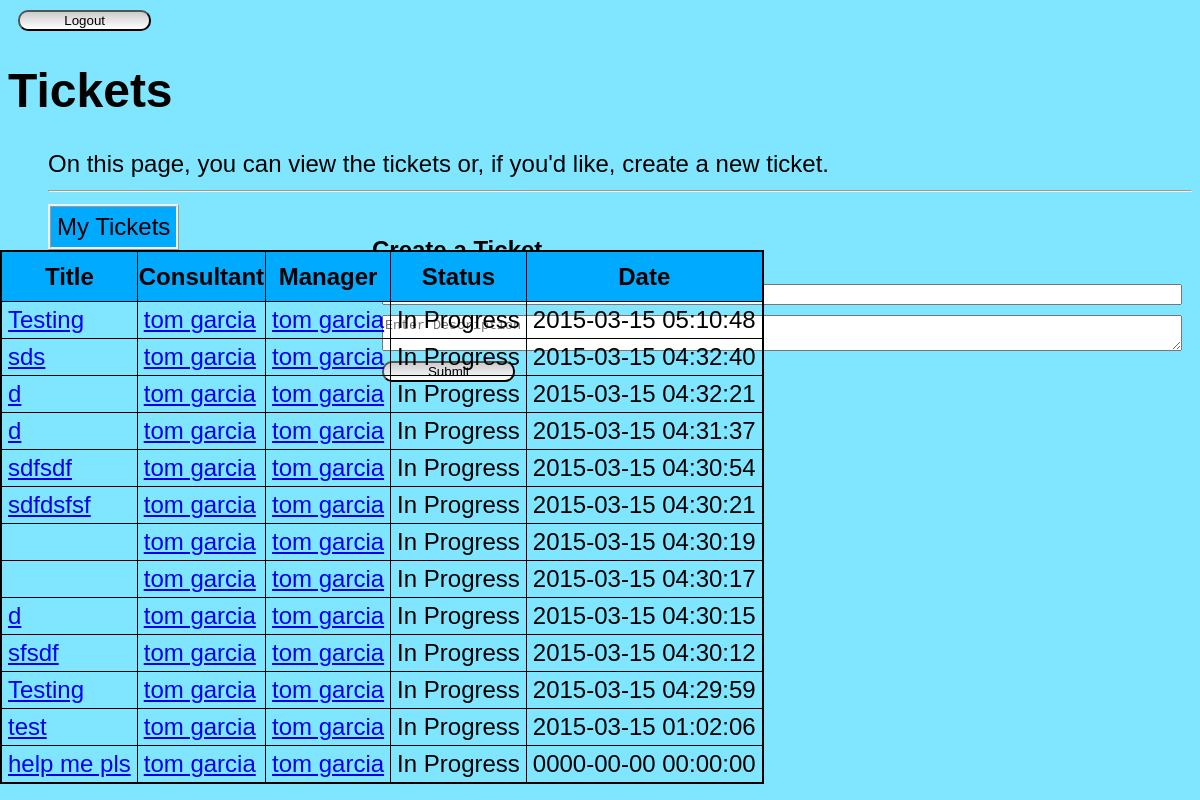
The page /tickets/list.php (signed in) on the database its author committed.
### tables this page shows
CREATE TABLE `tickets` (
  `id` int(11) NOT NULL AUTO_INCREMENT,
  `user` int(11) DEFAULT NULL,
  `consultant` int(11) DEFAULT NULL,
  `manager` int(11) DEFAULT NULL,
  `description` text NOT NULL,
  `status` int(11) DEFAULT NULL,
  `date` timestamp NOT NULL DEFAULT CURRENT_TIMESTAMP,
  `title` varchar(255) NOT NULL,
  PRIMARY KEY (`id`),
  KEY `user` (`user`),
  KEY `consultant` (`consultant`),
  KEY `manager` (`manager`),
  KEY `status` (`status`),
  CONSTRAINT `tickets_ibfk_1` FOREIGN KEY (`user`) REFERENCES `users` (`id`),
  CONSTRAINT `tickets_ibfk_2` FOREIGN KEY (`consultant`) REFERENCES `users` (`id`),
  CONSTRAINT `tickets_ibfk_3` FOREIGN KEY (`manager`) REFERENCES `users` (`id`),
  CONSTRAINT `tickets_ibfk_4` FOREIGN KEY (`status`) REFERENCES `statuses` (`id`)
);

CREATE TABLE `users` (
  `id` int(11) NOT NULL AUTO_INCREMENT,
  `first` varchar(255) NOT NULL,
  `last` varchar(255) NOT NULL,
  `position` int(11) DEFAULT NULL,
  `email` varchar(255) NOT NULL,
  `room` int(11) NOT NULL,
  `hash` varchar(255) DEFAULT NULL,
  `username` varchar(25) DEFAULT NULL,
  PRIMARY KEY (`id`),
  KEY `position` (`position`),
  CONSTRAINT `users_ibfk_1` FOREIGN KEY (`position`) REFERENCES `positions` (`id`)
);

### database/user.php (called while the page is built, shortened)
<?php
require_once(dirname(__FILE__) . "/ticket.php");
class User implements JsonSerializable {
    private static $db = null;
    private static $config = null;
    private $id;
    private $first;
    private $last;
    private $tickets;
    public function __construct($idOrUsername) {
        if(is_numeric($idOrUsername)) {
            $query = User::$db->prepare(
                 'SELECT id, first, last,
                  email, room, position,
                  username, hash
                  FROM users
                  WHERE users.id = :id');
            $query->bindValue(':id', $idOrUsername);
        }
        else {
            $query = User::$db->prepare(
                 'SELECT id, first, last,
                  email, room, position,
                  username, hash
                  FROM users
                  WHERE users.username = :name');
            $query->bindValue(':name', $idOrUsername);
        }
        $query->execute();
        $results = $query->fetch();
        $this->id = $results['id'];
        $this->first = $results['first'];
        $this->last = $results['last'];
    }
    public function getHTML() {
        return User::$config['root_directory'] . '/users/view.php?id=' . $this->id;
    }
    public static function init($config, $db) {
        User::$config = $config;
        User::$db = $db;
    }
    public function getFirst() {
        return $this->first;
    }
    public function getLast() {
        return $this->last;
    }
    public function getName() {
        return $this->getFirst() . ' ' . $this->getLast();
    }
    public function getTickets() {
        if(!isset($this->tickets)) {
            $query = User::$db->prepare("SELECT id
                                  FROM tickets
                                  WHERE tickets.user = :id
                                  ORDER BY tickets.date DESC");
            $query->bindValue(':id', $this->id);
            $query->execute();
            $results = $query->fetchAll();
            $this->tickets = array();
            foreach($results as $result) {
                array_push($this->tickets, new Ticket($result['id']));
            }
        }
        return $this->tickets;
    }
}
?>

### database/ticket.php (called while the page is built, shortened)
<?php
require_once(dirname(__FILE__) . "/user.php");
require_once(dirname(__FILE__) . "/status.php");
class Ticket implements JsonSerializable {
    private static $db = null;
    private static $config = null;
    private $id;
    private $title;
    private $status;
    private $date;
    private $cid;
    private $mid;
    private $manager;
    private $consultant;
    public function __construct($id) {
        $this->id = $id;
        $query = Ticket::$db->prepare(
                 'SELECT tickets.title as title, tickets.date, tickets.description,
                  tickets.status AS status,
                  users.id AS uid, users.first AS ufirst, users.last AS ulast,
                  consultants.id AS cid, consultants.first AS cfirst, consultants.last AS clast,
                  managers.id AS mid, managers.first AS mfirst, managers.last AS mlast
                  FROM tickets
                  LEFT JOIN users ON tickets.user = users.id
                  LEFT JOIN users consultants ON tickets.consultant = consultants.id
                  LEFT JOIN users managers ON tickets.manager = managers.id
                  WHERE tickets.id = :id');
        $query->bindValue(':id', $this->id);
        $query->execute();
        $results = $query->fetch();
        $this->title = $results['title'];
        $this->status = $results['status'];
        $this->date = $results['date'];
        $this->cid = $results['cid'];
        $this->mid = $results['mid'];
    }
    public static function init($config, $db) {
        Ticket::$config = $config;
        Ticket::$db = $db;
    }
    public function getHTML() {
        return Ticket::$config['root_directory'] . '/tickets/view.php?id=' . $this->id;
    }
    public function getTitle() {
        return $this->title;
    }
    public function getStatus() {
        return Status::toString($this->status);
    }
    public function getDate() {
        return $this->date;
    }
    public function getConsultantID() {
        return $this->cid;
    }
    public function getConsultant() {
        if(!isset($this->consultant))
            $this->consultant = new User($this->getConsultantID());
        return $this->consultant;
    }
    public function getManagerID() {
        return $this->mid;
    }
    public function getManager() {
        if(!isset($this->manager))
            $this->manager = new User($this->getManagerID());
        return $this->manager;
    }
}
?>

### database/status.php (called while the page is built, shortened)
<?php
abstract class Status {
    public static function toString($id) {
        $strings = [Status::InProgress => "In Progress",
                    Status::Completed => "Completed"];
        return $strings[$id];
    }
}
?>

### tickets/list.php (the view, shortened to what this page needs)
<?php
    require_once("../database/user.php");
    $user = new User($_SESSION['username']);
    function createTable($tickets, $userColumn = true, $consultantColumn = true, $managerColumn = true) {
        $str =
        '<table class="tab-content">
            <tr>
                <th>Title</th>';
        if($consultantColumn)
                $str .= '<th>Consultant</th>';
        if($managerColumn)
                $str .= '<th>Manager</th>';
        $str .= '<th>Status</th>
                 <th>Date</th>
            </tr>';
        foreach($tickets as $ticket){
            $str .= "<tr>
                <td><a href={$ticket->getHTML()}>{$ticket->getTitle()}</a></td>";
            if($consultantColumn)
                $str .= "<td><a href={$ticket->getConsultant()->getHTML()}>{$ticket->getConsultant()->getName()}</a></td>";
            if($managerColumn)
                $str .= "<td><a href={$ticket->getManager()->getHTML()}>{$ticket->getManager()->getName()}</a></td>";
            $str .= "<td>{$ticket->getStatus()}</td>
                <td>{$ticket->getDate()}</td>
                </tr>";
        }
        return $str . '</table>';
    }
?>
<html>
    <head>
        <link rel="stylesheet" href="../css/style.css">
    </head>
    <body>
        <?php include("../header.php") ?>
        <h1>Tickets</h1>
        <ul class="tabs">
            On this page, you can view the tickets or, if you'd like, create a new ticket.<hr>
                <li>
                    <label for="myTab">My Tickets</label>
                    <?php echo createTable($user->getTickets(), false, true, true);?>
                </li>
        </ul>
        <div id="ticket-form">
        <h2>Create a Ticket</h2>
        <form action="create.php" method="post">
            <input name="title" type ="text" placeholder="Enter Title"></input>
            <textarea name="description" placeholder="Enter Description"></textarea>
            <button class="submit" type="submit" >Submit</button>
        </form>
        </div>
    </body>
</html>

### css/style.css (style rules this page uses)
h1 { font-size: 48px; color:black padding:5px; }
h2 { font-size: 24px; color:black; }
body { font-size: 24px; font-family: Tahoma, Verdana, Arial, Helvetica, sans-serif; background-color: #80E6FF; }
td { padding: 4px 6px; }
table, th, td { border: 1px ridge black; font-size: 24px; }
table { border-collapse: collapse; }
th { height: 50px; background-color: #00AAFF; color: black; }
form * { display: block; width: 800px; margin: 10px; }
#ticket-form { float: right; }
[type="submit"] { width: 10em; border-radius: 10px; background-color: #CCCCCC; background: linear-gradient(180deg, #CCCCCC, #FFFFFF); }
.tabs { list-style: none; }
.tabs li { float: left; }
.tabs label { display: block; padding: 6px; border-style: ridge; cursor: pointer; }
.tab-content { position: absolute; left: 0; display: none; }
[id$="Tab"]:checked ~ label { background-color: #00AAFF; }
[id$="Tab"]:checked ~ .tab-content { display: block; }

### rows shown on the page
tickets: title "Testing", consultant.last "tom garcia", status "In Progress", date "2015-03-15 05:10:48"
tickets: title "sds", consultant.last "tom garcia", status "In Progress", date "2015-03-15 04:32:40"
tickets: title "d", consultant.last "tom garcia", status "In Progress", date "2015-03-15 04:32:21"
tickets: title "d", consultant.last "tom garcia", status "In Progress", date "2015-03-15 04:31:37"
tickets: title "sdfsdf", consultant.last "tom garcia", status "In Progress", date "2015-03-15 04:30:54"
tickets: title "sdfdsfsf", consultant.last "tom garcia", status "In Progress", date "2015-03-15 04:30:21"
tickets: consultant.last "tom garcia", status "In Progress", date "2015-03-15 04:30:19"
tickets: consultant.last "tom garcia", status "In Progress", date "2015-03-15 04:30:17"
tickets: title "d", consultant.last "tom garcia", status "In Progress", date "2015-03-15 04:30:15"
tickets: title "sfsdf", consultant.last "tom garcia", status "In Progress", date "2015-03-15 04:30:12"
tickets: title "Testing", consultant.last "tom garcia", status "In Progress", date "2015-03-15 04:29:59"
tickets: title "test", consultant.last "tom garcia", status "In Progress", date "2015-03-15 01:02:06"
tickets: title "help me pls", consultant.last "tom garcia", status "In Progress", date "0000-00-00 00:00:00"
